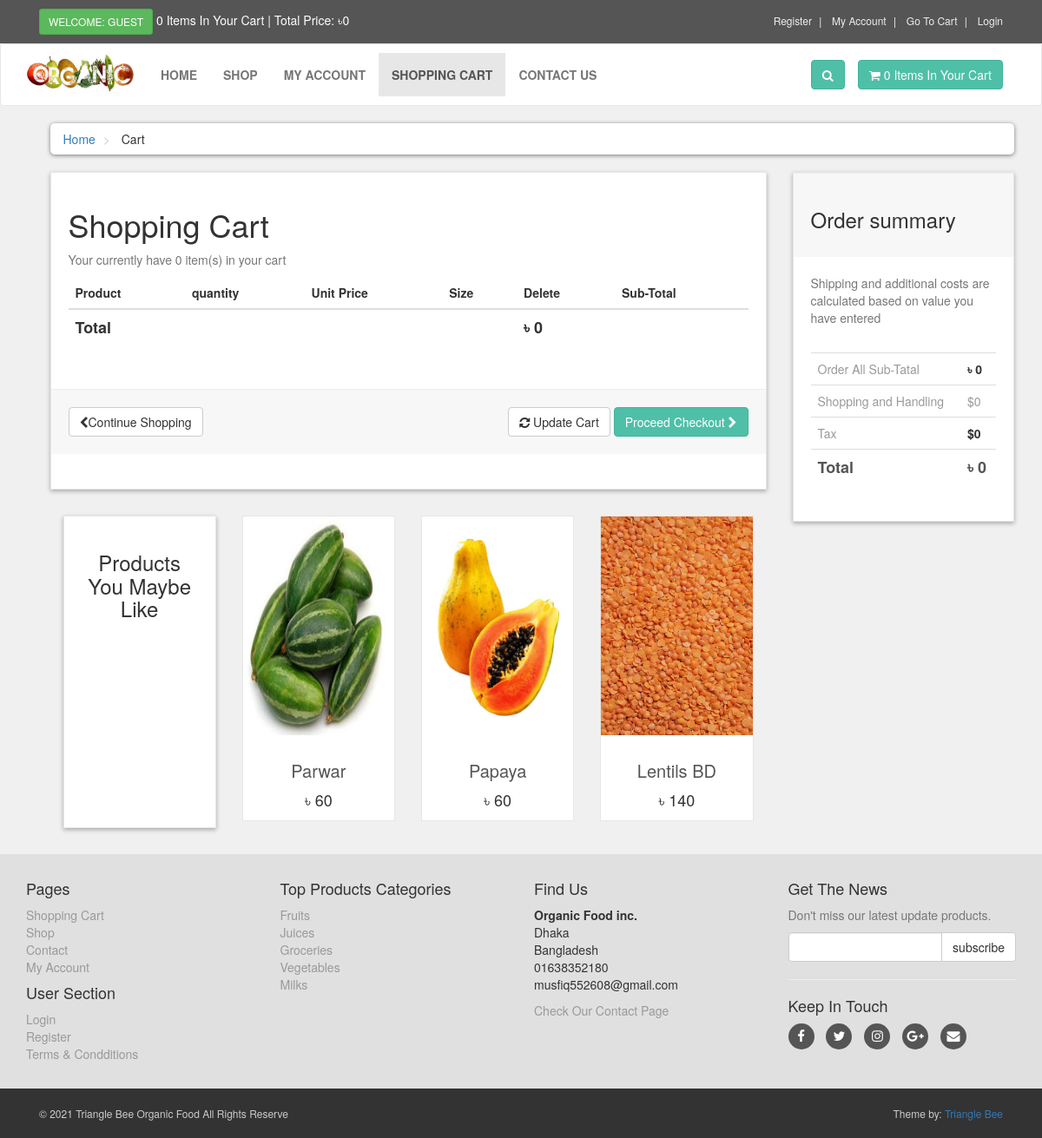
The app's page /cart.php with its own data.
### tables this page shows
CREATE TABLE `products` (
  `product_id` int(10) NOT NULL,
  `p_cat_id` int(10) NOT NULL,
  `cat_id` int(10) NOT NULL,
  `manufacturer_id` int(10) NOT NULL,
  `date` timestamp NOT NULL DEFAULT CURRENT_TIMESTAMP ON UPDATE CURRENT_TIMESTAMP,
  `product_title` text NOT NULL,
  `product_url` text NOT NULL,
  `product_img1` text NOT NULL,
  `product_img2` text NOT NULL,
  `product_img3` text NOT NULL,
  `product_price` int(10) NOT NULL,
  `product_keywords` text NOT NULL,
  `product_desc` text NOT NULL,
  `product_features` text NOT NULL,
  `product_video` text NOT NULL,
  `product_label` text NOT NULL,
  `product_sale` int(100) NOT NULL
);

CREATE TABLE `product_categories` (
  `p_cat_id` int(10) NOT NULL,
  `p_cat_title` text NOT NULL,
  `p_cat_top` text NOT NULL,
  `p_cat_image` text NOT NULL
);

### cart.php (the view, shortened to what this page needs)
<?php
 include("includes/header.php");
?>
   <div id="content">
       <div class="container">
           <div class="col-md-12">
                <ul class="breadcrumb">
                    <li>
                        <a href="index.php">Home</a>
                    </li>
                    <li>
                        Cart
                    </li>
                </ul>
           </div>
           <div id="cart" class="col-md-9">
               <div class="box">
                   <form action="cart.php" method="post" enctype="multipart/form-data">
                        <h1>Shopping Cart</h1>
                        <?php
                            $ip_add = getRealIpUser();
                            $select_cart= "select * from cart where ip_add='$ip_add'";
                            $run_cart = mysqli_query($con, $select_cart);
                            $count = mysqli_num_rows($run_cart);
                        ?>
                        <p class="text-muted">Your currently have <?php echo $count; ?> item(s) in your cart</p>
                        <div class="table-responsive">
                            <table class="table">
                                <thead>
                                    <tr>
                                        <th colspan="2">Product</th>
                                        <th>quantity</th>
                                        <th>Unit Price</th>
                                        <th>Size</th>
                                        <th colspan="1">Delete</th>
                                        <th colspan="2">Sub-Total</th>
                                    </tr>
                                </thead>
                                    <?php
                                        $total = 0;
                                    ?>
                                <tfoot>
                                    <tr>
                                        <th colspan="5">Total</th>
                                        <th colspan="2">৳ <?php echo $total; ?></th>
                                    </tr>
                                </tfoot>
                            </table>
                        </div>
                        <div class="box-footer">
                            <div class="pull-left">
                                <a href="index.php" class="btn btn-default">
                                    <i class="fa fa-chevron-left"></i>Continue Shopping
                                </a>
                            </div>
                            <div class="pull-right">
                                <button type="submit" name="update" value="Update Cart" class="btn btn-default">
                                    <i class="fa fa-refresh"></i> Update Cart
                                </button>
                                <a href="checkout.php" class="btn btn-primary">
                                    Proceed Checkout <i class="fa fa-chevron-right"></i>
                                </a>
                            </div>
                        </div>
                    </form>
               </div>
               <div id="row same-heigh-row">
                    <div class="col-md-3 col-sm-6">
                        <div class="box same-height headline">
                            <h3 class="text-center">Products You Maybe Like</h3>
                        </div>
                    </div>
                    <?php
                   $get_products = "select * from products order by rand() LIMIT 0,3";
                   $run_products = mysqli_query($con,$get_products);
                   while($row_products=mysqli_fetch_array($run_products)){
                       $pro_id = $row_products['product_id'];
                       $pro_title = $row_products['product_title'];
                       $pro_price = $row_products['product_price'];
                       $pro_img1 = $row_products['product_img1'];
                       echo "
                    <div class='col-md-3 col-sm-6 center-responsive'>
                       <div class='product same-height'>
                           <a href='details.php?pro_id=$pro_id'>
                               <img class='img-responsive' src='admin_area/product_images/$pro_img1' alt='Product 6'>
                            </a>
                            <div class='text'>
                                <h3><a href='details.php?pro_id=$pro_id'> $pro_title </a></h3>
                                <p class='price'>৳ $pro_price</p>
                            </div>
                        </div>
                   </div>
                       ";
                   }
                   ?>
                </div>
           </div>
           <div class="col-md-3">
               <div id="order-summary" class="box">
                   <div class="box-header">
                       <h3>Order summary</h3>
                   </div>
                   <p class="text-muted">
                       Shipping and additional costs are calculated based on value you have entered
                   </p>
                   <div class="table-responsive">
                       <table class="table">
                           <tbody>
                               <tr>
                                   <td>Order All Sub-Tatal</td>
                                   <th>৳ <?php echo $total; ?></th>
                               </tr>
                               <tr>
                                   <td>Shopping and Handling</td>
                                   <td>$0</td>
                               </tr>
                               <tr>
                                   <td>Tax</td>
                                   <th>$0</th>
                               </tr>
                               <tr class="total">
                                   <td>Total</td>
                                   <th>৳ <?php echo $total; ?></th>
                               </tr>
                           </tbody>
                       </table>
                   </div>
               </div>
           </div>
       </div>
   </div>
   <?php
        include("includes/footer.php");
    ?>
</body>
</html>

### includes/footer.php (shortened to what this page needs)
<div id="footer">
    <div class="container">
        <div class="row">
            <div class="col-sm-6 col-md-3">
                <h4>Pages</h4>
                <ul>
                    <li><a href="cart.php">Shopping Cart</a></li>
                    <li><a href="shop.php">Shop</a></li>
                    <li><a href="contact.php">Contact</a></li>
                    <li>
                    <?php
                            if(!isset($_SESSION['customer_email'])){
                                echo "<a href='checkout.php'> My Account</a>";
                            }else{
                                echo "<a href='customer/my_account.php?my_orders'> My Account</a>";
                            }
                           ?>
                    </li>
                </ul>
                <h4>User Section</h4>
                <ul>
                    <?php
                        if(!isset($_SESSION['customer_email'])){
                            echo "<a href='checkout.php'> Login </a>";
                        }else{
                            echo "<a href='customer/my_account.php?my_orders'> My Account</a>";
                        }
                    ?>
                    <li><a href="customer_register.php">Register</a></li>
                    <li><a href="terms.php">Terms & Condditions</a></li>
                </ul>
            </div>
            <div class="com-sm-6 col-md-3">
                <h4>Top Products Categories</h4>
                <ul>
                    <?php
                        $get_p_cats = "select * from product_categories";
                        $run_p_cats = mysqli_query($con,$get_p_cats);
                        while($row_p_cats=mysqli_fetch_array($run_p_cats)){
                            $p_cat_id = $row_p_cats['p_cat_id'];
                            $p_cat_title = $row_p_cats['p_cat_title'];
                            echo "
                                <li>
                                    <a href='shop.php?p_cat=$p_cat_id'>
                                        $p_cat_title
                                    </a>
                                </li>
                            ";
                        }
                    ?>
                </ul>
            </div>
            <div class="col-sm-6 col-md-3">
                <h4>
                    Find Us
                </h4>
                <p>
                    <Strong>Organic Food inc.</Strong>
                    <br>Dhaka
                    <br>Bangladesh
                    <br>01638352180
                    <br>musfiq552608@gmail.com
                </p>
                <a href="contact.php">Check Our Contact Page</a>
            </div>
            <div class="col-sm-6 col-md-3">
                <h4>Get The News</h4>
                <p class="text-muted">
                    Don't miss our latest update products.
                </p>
                <form action="get" method="post">
                    <div class="input-group">
                        <input type="text" class="form-control" name="email">
                        <span class="input-group-btn">
                            <input type="submit" value="subscribe" class="btn btn-default">
                        </span>
                    </div>
                </form>
                <hr>
                <h4>Keep In Touch</h4>
                <p class="social">
                    <a href="" class="fa fa-facebook"></a>
                    <a href="" class="fa fa-twitter"></a>
                    <a href="" class="fa fa-instagram"></a>
                    <a href="" class="fa fa-google-plus"></a>
                    <a href="" class="fa fa-envelope"></a></p>
            </div>
        </div>
    </div>
</div>
<div id="copyright">
    <div class="container">
        <div class="col-md-6">
            <p class="pull-left">
                &copy; 2021 Triangle Bee Organic Food All Rights Reserve
            </p>
        </div>
        <div class="col-md-6">
            <p class="pull-right">
                Theme by: <a href="#">Triangle Bee</a>
            </p>
        </div>
    </div>
</div>

### records on screen
products: product_img1 (picture), product_title "Parwar", product_price "60"
products: product_img1 (picture), product_title "Papaya", product_price "60"
products: product_img1 (picture), product_title "Lentils BD", product_price "140"
product_categories: p_cat_title "Fruits"
product_categories: p_cat_title "Juices"
product_categories: p_cat_title "Groceries"
product_categories: p_cat_title "Vegetables"
product_categories: p_cat_title "Milks"

### other values on screen
$count_items "0 0"
$total "0"
$count "0"
